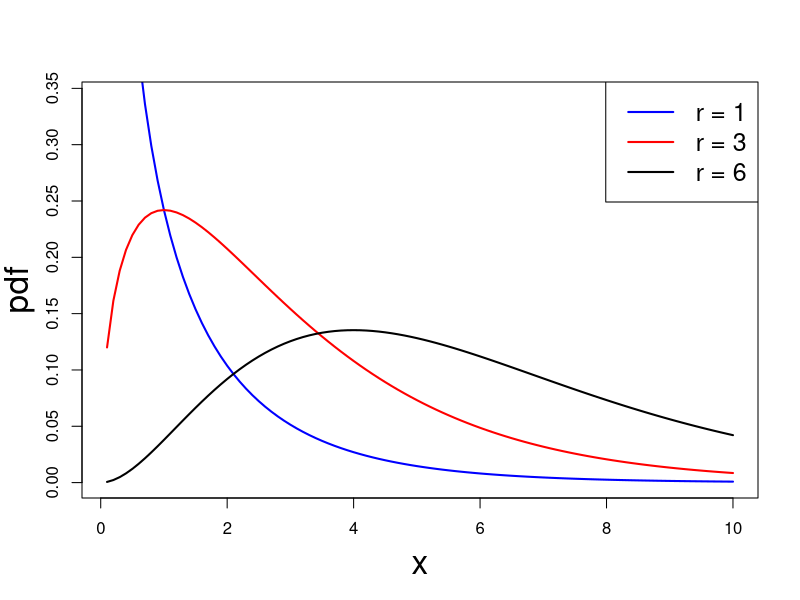
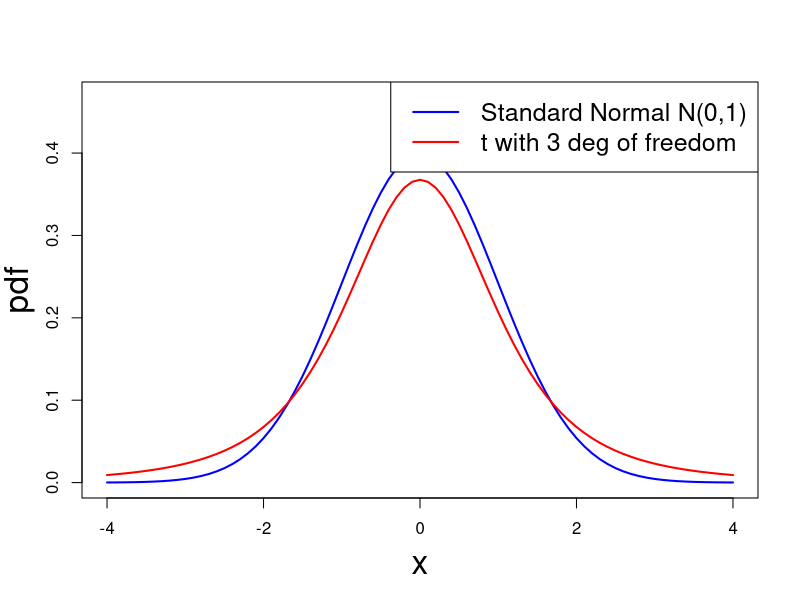
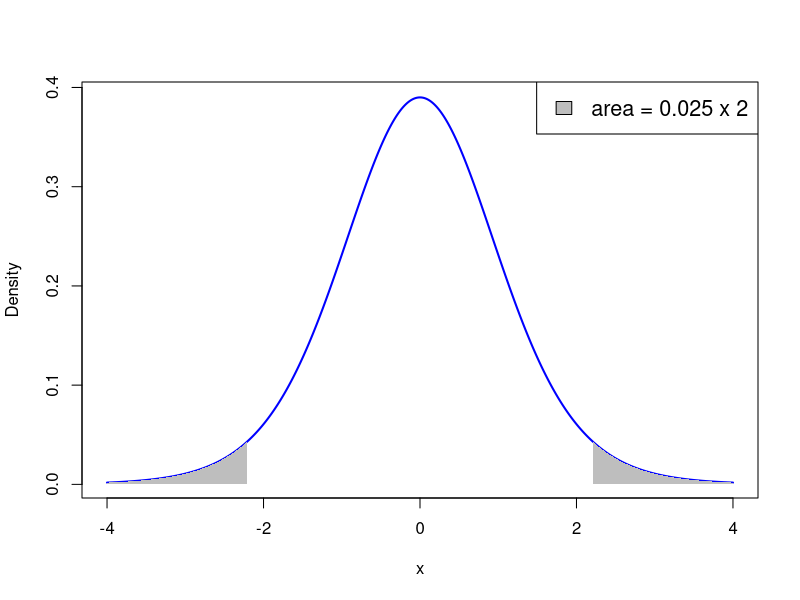
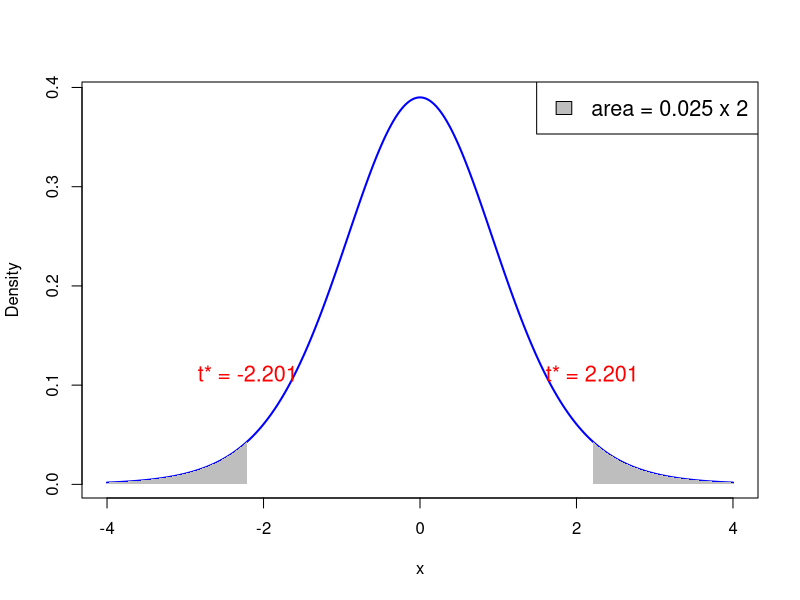
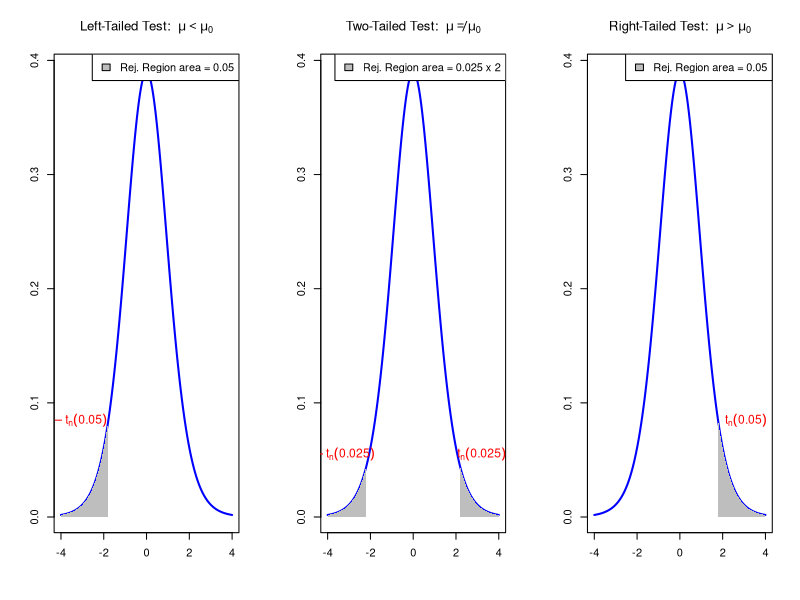
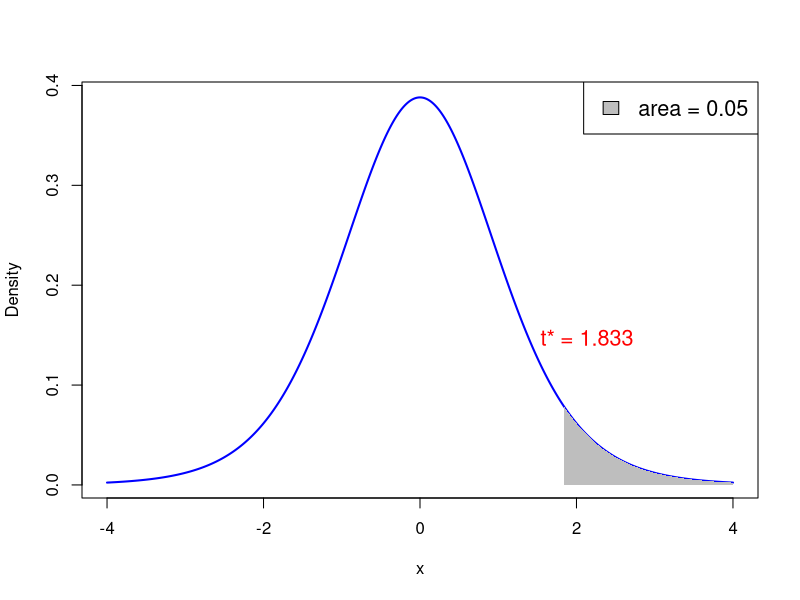

Write the R code that produced these figures, in order.
## ---- chunk 1
# Set the degrees of freedom
degree1 <- 1
degree2 <- 3
degree3 <- 6

# Generate values for the x-axis
x_values <- seq(0.1, 10, by = 0.1)

# Calculate the probability density function (PDF) values for each x for the 3 distributions
pdf_values1 <- dchisq(x_values, df = degree1)
pdf_values2 <- dchisq(x_values, df = degree2)
pdf_values3 <- dchisq(x_values, df = degree3)


# Plot the gamma PDFs
plot(x_values, 
    pdf_values1, 
    type = "l", 
    col = "blue", lwd = 2,
    xlab = "", 
    ylab = "",
    ylim = c(0, max(pdf_values2, pdf_values3) + 0.1))

lines(x_values, 
      pdf_values2, 
      col = "red", 
      lwd = 2)

lines(x_values, 
      pdf_values3, 
      col = "black", 
      lwd = 2)

mtext("x", side=1, line=3, cex=2)
mtext("pdf", side=2, line=2.5, cex=2)

# Add a legend
legend("topright", legend = c(paste("r =", degree1),
                              paste("r =", degree2),
                              paste("r =", degree3)),
       col = c("blue", "red", "black"), lty = 1, lwd = 2, cex = 1.5)

## ---- chunk 2

# Set the degrees of freedom for t-distribution
degree1 <- 3

# Generate values for the x-axis
x_values <- seq(-4, 4, by = 0.1)  # Adjusted for standard normal distribution

# Calculate the probability density function (PDF) values for each x for the 3 distributions
pdf_values1 <- dnorm(x_values)
pdf_values2 <- dt(x_values, df = degree1)

# Plot the standard normal and t-distributions
plot(x_values, 
     pdf_values1, 
     type = "l", 
     col = "blue", 
     lwd = 2,
     xlab = "", 
     ylab = "",
     ylim = c(0, max(pdf_values2, pdf_values3) + 0.1))

lines(x_values, 
      pdf_values2, 
      col = "red", 
      lwd = 2)


mtext("x", side = 1, line = 3, cex = 2)
mtext("pdf", side = 2, line = 2.5, cex = 2)

# Add a legend
legend("topright", 
       legend = c("Standard Normal N(0,1)", 
                  paste("t with", degree1, "deg of freedom")),
       col = c("blue", "red"), 
       lty = 1, 
       lwd = 2, 
       cex = 1.5)

## ---- chunk 3
# Degrees of freedom
df <- 11

# Values for x-axis
x <- seq(-4, 4, length.out = 1000)

# Calculate PDF of t-distribution
pdf <- dt(x, df)

# Plot PDF
plot(x, pdf, type = "l", col = "blue", lwd = 2, xlab = "x", ylab = "Density")

# Shade area where p-value < 0.025
x_fill_left <- x[x <= qt(0.025, df)]
y_fill_left <- pdf[x <= qt(0.025, df)]
polygon(c(x_fill_left, rev(x_fill_left)), c(y_fill_left, rep(0, length(y_fill_left))), col = "gray", border = NA)

# Shade area where p-value > 0.975
x_fill_right <- x[x >= qt(0.975, df)]
y_fill_right <- pdf[x >= qt(0.975, df)]
polygon(c(x_fill_right, rev(x_fill_right)), c(y_fill_right, rep(0, length(y_fill_right))), col = "gray", border = NA)

# Add legend
legend("topright", legend = c("area = 0.025 x 2"), fill = "gray", cex = 1.3)


## ---- chunk 4
# Degrees of freedom
df <- 11

# Values for x-axis
x <- seq(-4, 4, length.out = 1000)

# Calculate PDF of t-distribution
pdf <- dt(x, df)

# Plot PDF
plot(x, pdf, type = "l", col = "blue", lwd = 2, xlab = "x", ylab = "Density")

# Shade area where p-value < 0.025
x_fill_left <- x[x <= qt(0.025, df)]
y_fill_left <- pdf[x <= qt(0.025, df)]
polygon(c(x_fill_left, rev(x_fill_left)), c(y_fill_left, rep(0, length(y_fill_left))), col = "gray", border = NA)

# Shade area where p-value > 0.975
x_fill_right <- x[x >= qt(0.975, df)]
y_fill_right <- pdf[x >= qt(0.975, df)]
polygon(c(x_fill_right, rev(x_fill_right)), c(y_fill_right, rep(0, length(y_fill_right))), col = "gray", border = NA)

# Add annotations for p value = 0.025 on both sides
text(qt(0.025, df), dt(qt(0.025, df), df) + 0.05, paste("t* =", round(qt(0.025, df), 4)), pos = 3, col = "red", cex = 1.3, adj = c(8.5, 4.5))
text(qt(0.975, df), dt(qt(0.975, df), df) + 0.05, paste("t* =", round(qt(0.975, df), 4)), pos = 3, col = "red", cex = 1.3, adj = c(5.5, 4.5))

# Add legend
legend("topright", legend = c("area = 0.025 x 2"), fill = "gray", cex = 1.3)


## ---- chunk 5
# Degrees of freedom
df <- 11

# Values for x-axis
x <- seq(-4, 4, length.out = 1000)

# Calculate PDF of t-distribution
pdf <- dt(x, df)

# Set layout for 3 plots side by side
par(mfrow = c(1, 3))

# Left-tailed test
plot(x, pdf, type = "l", col = "blue", lwd = 2, xlab = "", ylab = "", main = expression("Left-Tailed Test: " ~ mu < mu[0]))
x_fill_left <- x[x <= qt(0.05, df)]
y_fill_left <- pdf[x <= qt(0.05, df)]
polygon(c(x_fill_left, rev(x_fill_left)), c(y_fill_left, rep(0, length(y_fill_left))), col = "gray", border = NA)
text(qt(0.05, df) - 1.3, dt(qt(0.05, df), df) - 0.01, expression(-t[n](0.05)), pos = 3, col = "red", cex = 1.1)
legend("topright", legend = c("Rej. Region area = 0.05"), fill = "gray", cex = 1)

# Two-tailed test
plot(x, pdf, type = "l", col = "blue", lwd = 2, xlab = "", ylab = "", main = expression("Two-Tailed Test: " ~ mu != mu[0]))
x_fill_left <- x[x <= qt(0.025, df)]
y_fill_left <- pdf[x <= qt(0.025, df)]
polygon(c(x_fill_left, rev(x_fill_left)), c(y_fill_left, rep(0, length(y_fill_left))), col = "gray", border = NA)

x_fill_right <- x[x >= qt(0.975, df)]
y_fill_right <- pdf[x >= qt(0.975, df)]
polygon(c(x_fill_right, rev(x_fill_right)), c(y_fill_right, rep(0, length(y_fill_right))), col = "gray", border = NA)

text(qt(0.025, df) - 1.0, dt(qt(0.025, df), df) + 0.0, expression(-t[n](0.025)), pos = 3, col = "red", cex = 1.1)
text(qt(0.975, df) + 1.0, dt(qt(0.975, df), df) + 0.0, expression(t[n](0.025)), pos = 3, col = "red", cex = 1.1)
legend("topright", legend = c("Rej. Region area = 0.025 x 2"), fill = "gray", cex = 1)

# Right-tailed test
plot(x, pdf, type = "l", col = "blue", lwd = 2, xlab = "", ylab = "", main = expression("Right-Tailed Test: " ~ mu > mu[0]))
x_fill_right <- x[x >= qt(0.95, df)]
y_fill_right <- pdf[x >= qt(0.95, df)]
polygon(c(x_fill_right, rev(x_fill_right)), c(y_fill_right, rep(0, length(y_fill_right))), col = "gray", border = NA)
text(qt(0.95, df) + 1.3, dt(qt(0.95, df), df) - 0.01, expression(t[n](0.05)), pos = 3, col = "red", cex = 1.1)
legend("topright", legend = c("Rej. Region area = 0.05"), fill = "gray", cex = 1)

# Reset layout
par(mfrow = c(1, 1))
## ---- chunk 6
# Degrees of freedom
df <- 9

# Values for x-axis
x <- seq(-4, 4, length.out = 1000)

# Calculate PDF of t-distribution
pdf <- dt(x, df)

# Plot PDF
plot(x, pdf, type = "l", col = "blue", lwd = 2, xlab = "x", ylab = "Density")

# Shade area where p-value > 0.95
x_fill_right <- x[x >= qt(0.95, df)]
y_fill_right <- pdf[x >= qt(0.95, df)]
polygon(c(x_fill_right, rev(x_fill_right)), c(y_fill_right, rep(0, length(y_fill_right))), col = "gray", border = NA)

# Add annotations for p value = 0.05 on both sides
text(qt(0.95, df) + 0.3, dt(qt(0.95, df), df) + 0.05, paste("t* =", round(qt(0.95, df), 3)), pos = 3, col = "red", cex = 1.3, adj = c(5.5, 4.5))

# Add legend
legend("topright", legend = c("area = 0.05"), fill = "gray", cex = 1.3)


